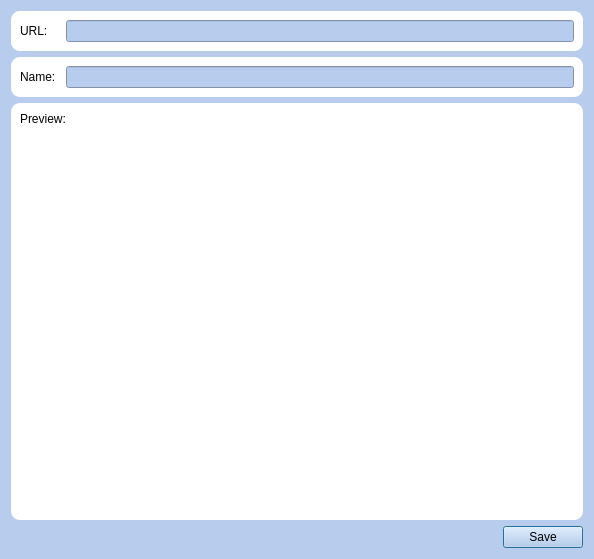
<?xml version="1.0" encoding="UTF-8"?>
<ui version="4.0">
 <class>Dialog</class>
 <widget class="QDialog" name="Dialog">
  <property name="geometry">
   <rect>
    <x>0</x>
    <y>0</y>
    <width>594</width>
    <height>559</height>
   </rect>
  </property>
  <property name="windowTitle">
   <string>Dialog</string>
  </property>
  <property name="styleSheet">
   <string notr="true">QWidget{
	background: #b8cdee;
	color: black;
}
* QToolTip {
	background-color: pink;
}
*{
	color: black;
}

QGroupBox {
border-color: #FF17365D;
font-size: 14px;
border-radius: 15px;
}

QGroupBox::title {
border-top-left-radius: 9px;
border-top-right-radius: 9px;
padding: 2px 20px;
background-color: #FF17365D;
color: rgb(255, 255, 255);
}

QFrame{
	border-top-right-radius: 9px;
	border-bottom-right-radius: 9px;
	border-bottom-left-radius: 9px;
	border-top-left-radius: 9px;
	background-color: rgb(255, 255, 255);
}

#creditsFrame{
	background-color: rgba(255, 255, 255, 0);
}</string>
  </property>
  <layout class="QVBoxLayout" name="verticalLayout">
   <item>
    <widget class="QFrame" name="frame_2">
     <property name="frameShape">
      <enum>QFrame::StyledPanel</enum>
     </property>
     <property name="frameShadow">
      <enum>QFrame::Raised</enum>
     </property>
     <layout class="QHBoxLayout" name="horizontalLayout">
      <item>
       <widget class="QLabel" name="label">
        <property name="minimumSize">
         <size>
          <width>40</width>
          <height>0</height>
         </size>
        </property>
        <property name="text">
         <string>URL:</string>
        </property>
       </widget>
      </item>
      <item>
       <widget class="QLineEdit" name="url_field"/>
      </item>
     </layout>
    </widget>
   </item>
   <item>
    <widget class="QFrame" name="frame_3">
     <property name="frameShape">
      <enum>QFrame::StyledPanel</enum>
     </property>
     <property name="frameShadow">
      <enum>QFrame::Raised</enum>
     </property>
     <layout class="QHBoxLayout" name="horizontalLayout_2">
      <item>
       <widget class="QLabel" name="label_2">
        <property name="minimumSize">
         <size>
          <width>40</width>
          <height>0</height>
         </size>
        </property>
        <property name="text">
         <string>Name:</string>
        </property>
       </widget>
      </item>
      <item>
       <widget class="QLineEdit" name="name_field"/>
      </item>
     </layout>
    </widget>
   </item>
   <item>
    <widget class="QFrame" name="frame">
     <property name="sizePolicy">
      <sizepolicy hsizetype="Preferred" vsizetype="Expanding">
       <horstretch>0</horstretch>
       <verstretch>0</verstretch>
      </sizepolicy>
     </property>
     <property name="frameShape">
      <enum>QFrame::StyledPanel</enum>
     </property>
     <property name="frameShadow">
      <enum>QFrame::Raised</enum>
     </property>
     <layout class="QVBoxLayout" name="verticalLayout_2">
      <item>
       <widget class="QLabel" name="label_3">
        <property name="text">
         <string>Preview:</string>
        </property>
       </widget>
      </item>
      <item>
       <widget class="QFrame" name="browser_field">
        <property name="sizePolicy">
         <sizepolicy hsizetype="Preferred" vsizetype="Expanding">
          <horstretch>0</horstretch>
          <verstretch>0</verstretch>
         </sizepolicy>
        </property>
        <property name="frameShape">
         <enum>QFrame::StyledPanel</enum>
        </property>
        <property name="frameShadow">
         <enum>QFrame::Raised</enum>
        </property>
        <layout class="QVBoxLayout" name="verticalLayout_3">
         <property name="leftMargin">
          <number>0</number>
         </property>
         <property name="topMargin">
          <number>0</number>
         </property>
         <property name="rightMargin">
          <number>0</number>
         </property>
         <property name="bottomMargin">
          <number>0</number>
         </property>
        </layout>
       </widget>
      </item>
     </layout>
    </widget>
   </item>
   <item alignment="Qt::AlignRight">
    <widget class="QPushButton" name="save_button">
     <property name="cursor">
      <cursorShape>PointingHandCursor</cursorShape>
     </property>
     <property name="text">
      <string>Save</string>
     </property>
     <property name="icon">
      <iconset>
       <normaloff>../Icons/save-left-svgrepo-com.svg</normaloff>../Icons/save-left-svgrepo-com.svg</iconset>
     </property>
    </widget>
   </item>
  </layout>
 </widget>
 <resources/>
 <connections/>
</ui>
